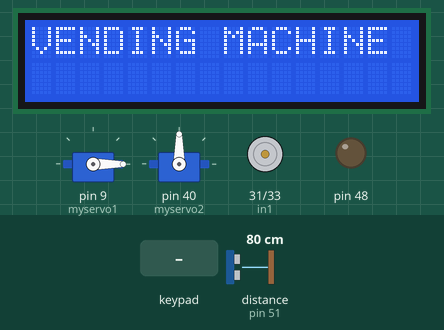
The sketch below on a simulated Arduino Mega 2560, built with avr-gcc and run on an emulated ATmega2560. Shown: 16×2 character LCD, 2 × servo, motor-driver pin pairs drawn as motors (green arrow = first pin HIGH = forward, orange = second pin HIGH = backward, longer = more drive), output pins drawn as LEDs (lit = HIGH). Wiring (inferred from the names in the program): ultrasonic range finder: trigger pin 50; echo pin 51. The inputs (shaded band) are chosen by the test bench; at power-on: distance to the obstacle (sensor on pin 51) 80 cm. The echo pulse lasts 58.3 µs per cm; pins used as bus, display or sensor lines are not drawn; what the sketch prints to the serial monitor is not drawn.

Above: at 1.2 s.
1.3 s: key '1' pressed
At 2.8 s:
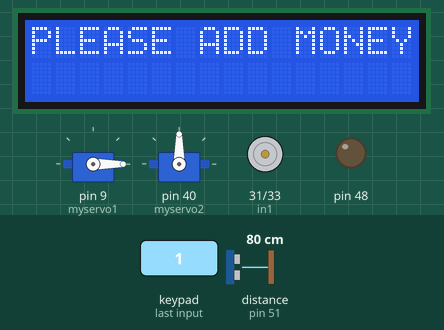
4.3 s: distance to the obstacle (sensor on pin 51) set to 250 cm
At 6.65 s:
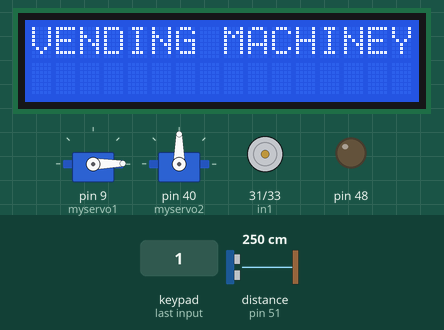
7.3 s: distance to the obstacle (sensor on pin 51) set to 2 cm
At 9.0 s:
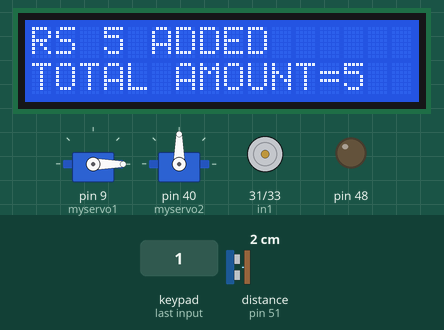
10.1 s: keypad keys 1 3 9 7 2 2 2 2 pressed 0.449 s apart
At 10.5 s:
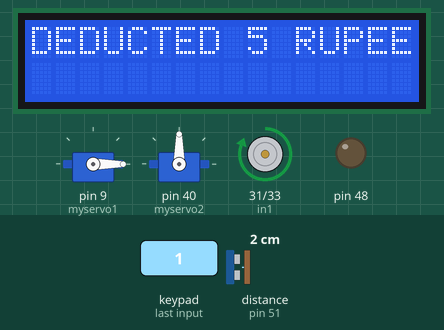
16.6 s: distance to the obstacle (sensor on pin 51) set to 299 cm
At 22.2 s:
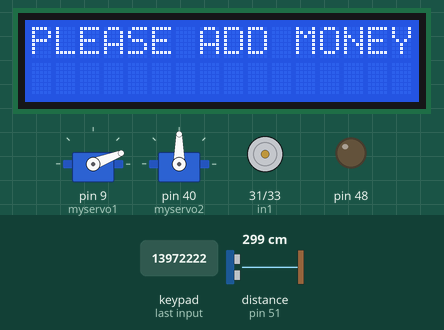
22.6 s: distance to the obstacle (sensor on pin 51) set to 4 cm
At 26.4 s:
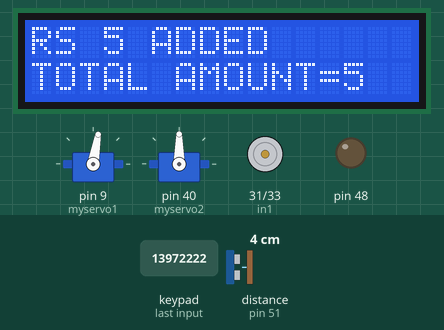
Timing chart, 0 to 28.8 s (numbered marks = the images above; inputs shaded):
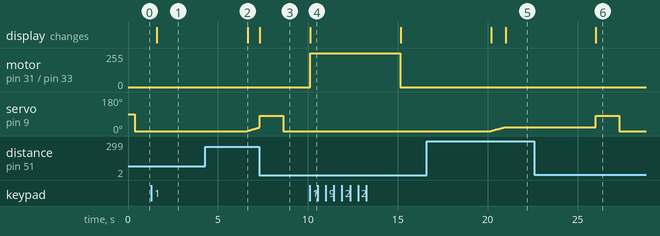

The sketch:

vending.ino
```cpp
#include <Servo.h>
#include <Keypad.h>
#include <LiquidCrystal.h>
LiquidCrystal lcd=LiquidCrystal(12,11,5,4,3,2);
Servo myservo1;
Servo myservo2;
int pos = 0;
int in1=31;
int in2=33;
char* p="AC";
int a=0;
const int t=50;
const int e=51;
int jit=0;
int mo=0;
long duration;
int distance;

const byte ROWS=4;
const byte COLS=4;
char keys[ROWS][COLS]={
  {'1', '2', '3', 'A' },
   {'4', '5', '6', 'B' },
    {'7', '8', '9', 'C' },
     {'*', '0', '#', 'D' }
};
byte rowPins[ROWS]= {24,26,28,30};
byte colPins[COLS]= {32,34,36,38};
Keypad keypad = Keypad (makeKeymap(keys), rowPins, colPins, ROWS, COLS);
void setup()
{
  pinMode(t,OUTPUT);
  pinMode(e,INPUT);
  pinMode(48,OUTPUT);
  lcd.begin(16,2);
  pinMode(in1,OUTPUT);
  pinMode(in2,OUTPUT);
   myservo1.attach(9);
   myservo2.attach(40);
  Serial.begin(9600);
}
void loop()
{ if(jit==0){
lcd.setCursor(0,0);
lcd.print("VENDING MACHINE");}
char key= keypad.getKey();

  if (key==p[a]){a++;delay(500);}
    if(a==2)
     { myservo2.write(180);  delay(2000);a=0;}
       if(key=='D'){ myservo2.write(0);}
      if(key=='1'&&mo>=5)
      {lcd.clear();
  lcd.setCursor(0,0);
lcd.print("DEDUCTED 5 RUPEES"); digitalWrite(in1,HIGH); if(in1)Serial.println("five rupee dedected");   delay(5000);digitalWrite(in1,LOW);
lcd.setCursor(0,1);mo-=5;
lcd.print("AMOUNT LEFT=");lcd.setCursor(12,1);
lcd.print(mo);}
if(key=='1'&&mo==0){lcd.clear();
  lcd.setCursor(0,0);
lcd.print("PLEASE ADD MONEY");delay(5000);jit=0;}
if(key=='2'&&mo==0){lcd.clear();
  lcd.setCursor(0,0);
lcd.print("PLEASE ADD MONEY");delay(5000);jit=0;}


if(key=='2'&&mo>=10)
      {lcd.clear();
  lcd.setCursor(0,0);
lcd.print("DEDUCTED 10 RUPEES"); digitalWrite(in2,HIGH);  if(in1)Serial.println("TEN rupee dedected");  delay(5000);  digitalWrite(in2,LOW);
lcd.setCursor(0,1);lcd.print("AMOUNT LEFT=");lcd.setCursor(12,1);mo-=10;
lcd.print(mo);}

  digitalWrite(t,LOW);
  delayMicroseconds(2);
  digitalWrite(t,HIGH);
  delayMicroseconds(10);
  digitalWrite(t,LOW);
  duration=pulseIn(e,HIGH);
  distance=duration*0.034/2;
Serial.println(pos);
  if(distance>200)
 {      pos++;
    myservo1.write(pos);
    delay(20);
  }
 if(distance<200)
 {
  if(pos>5)
  {

 Serial.println(pos);
  myservo1.write(80);
   if(pos>=19&&pos<=32)
  {lcd.clear();
  lcd.setCursor(0,0);jit++;
lcd.print("RS 5 ADDED");mo+=5;
lcd.setCursor(0,1);
lcd.print("TOTAL AMOUNT=");
lcd.setCursor(13,1);
lcd.print(mo);

delay(1000);}
if(pos>=37&&pos<=43)
  {lcd.clear();
  lcd.setCursor(0,0);jit++;
lcd.print("RS 10 ADDED");
mo+=10; lcd.setCursor(0,1);
lcd.print("TOTAL AMOUNT=");
lcd.setCursor(13,1);
lcd.print(mo);delay(1000);}

  pos=0;
  } delay(300);
  myservo1.write(0);
  }}


  
```

Measured:
- after the input at 1.3 s, the display: changes after 0.31 s (image 1)
- after the input at 4.3 s, servo on pin 9 (myservo1): moves from 0° to 18° over 0.64 s, starting after 2.3 s
- after the input at 7.3 s, the display: changes at once (image 3)
- after the input at 10.1 s, motor on pin 31 (in1) / pin 33 (in2): stopped → forward 255/255 at once, → stopped 5.0 s later; the display: changes at once (image 4)
- after the input at 16.6 s, servo on pin 9 (myservo1): moves from 0° to 21° over 0.81 s, starting after 3.6 s
- after the input at 22.6 s, the display: changes after 3.4 s (image 6)
